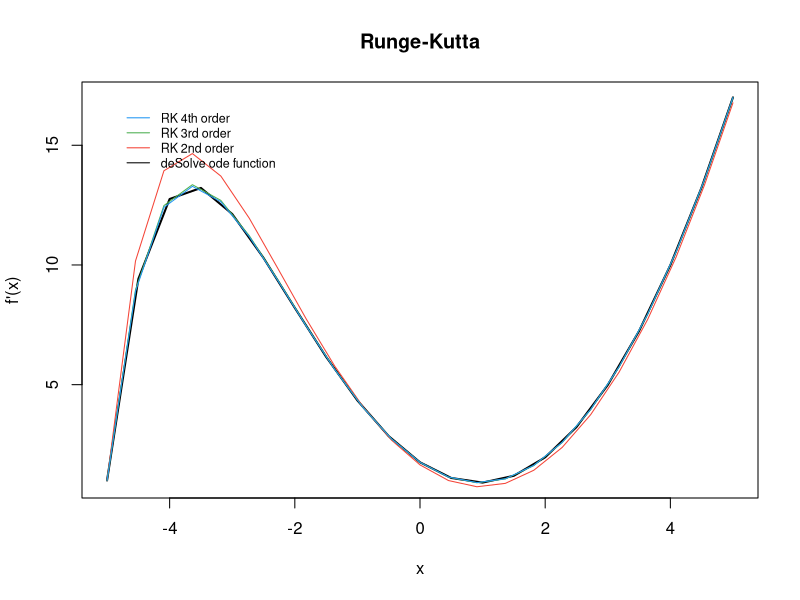
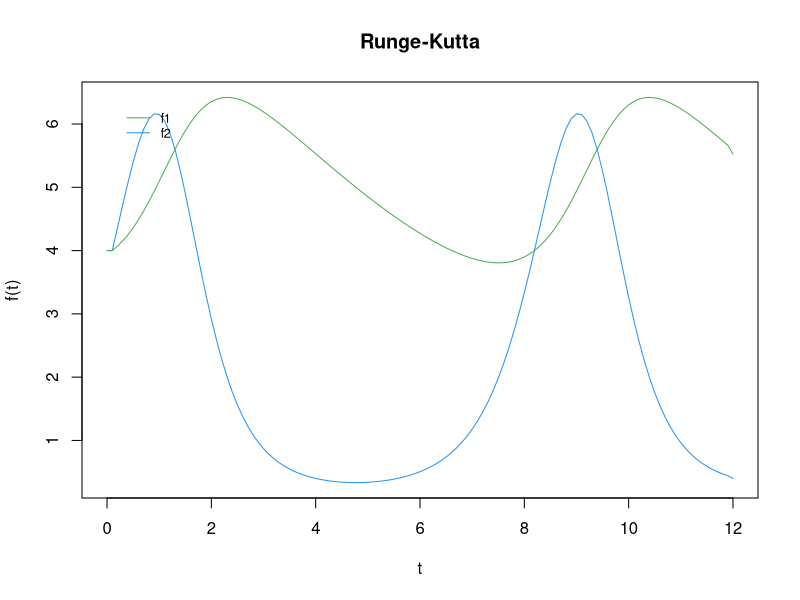
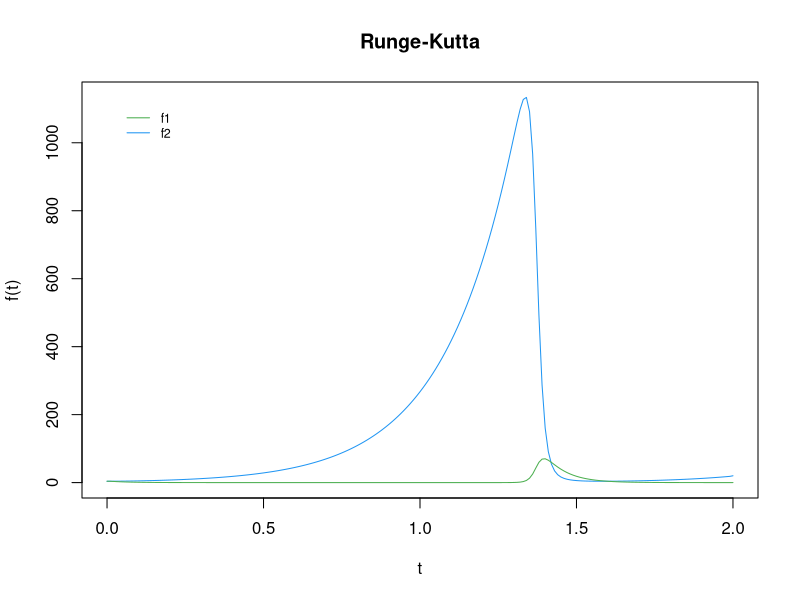
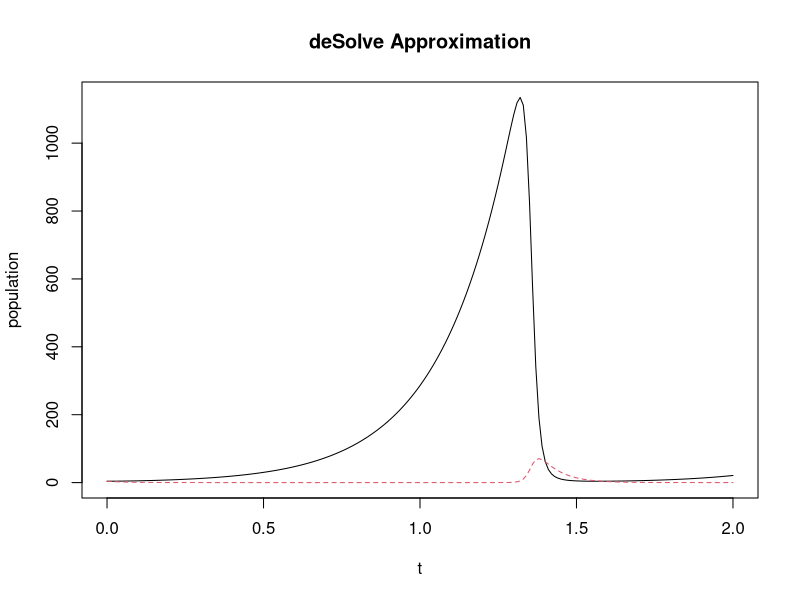
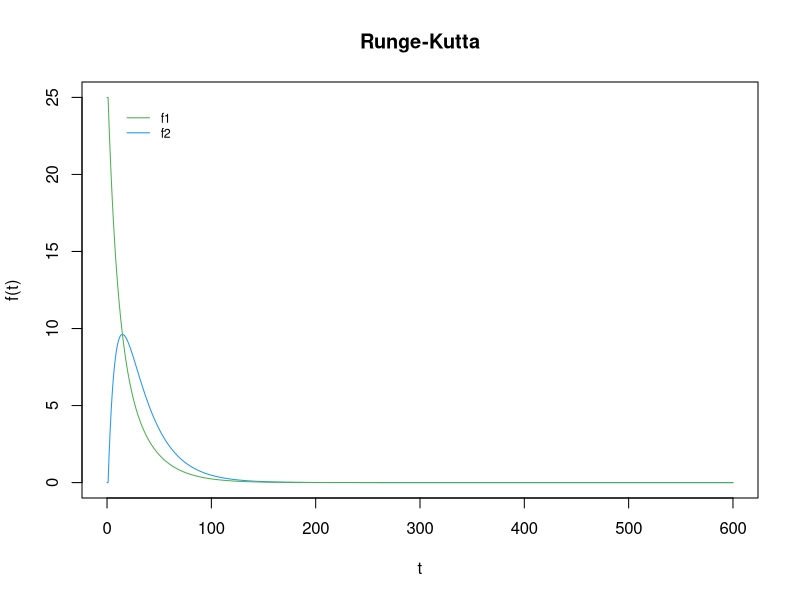
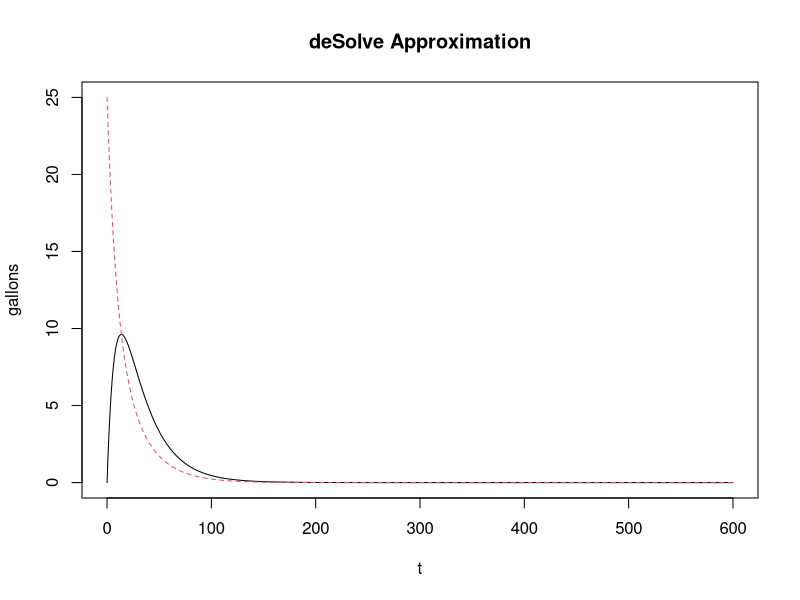

Generate these figures, in order, with R:
#*******************************************************************************
#* AUTHOR(S) :
#*     Bruno Gonzalez Soria          (A01169284)
#*     Antonio Osamu Katagiri Tanaka (A01212611)
#*
#* FILENAME :
#*     MidtermEvaluation.R
#*
#* DESCRIPTION :
#*     Simulations (Ene 19 Gpo 1)
#*     Midterm Evaluation
#*
#* NOTES :
#*     -
#*
#* START DATE :
#*     20 Mar 2019
#*******************************************************************************
################################################################################
# Second section (40 points)
# Algorithm Coding. All algorithms must be coded by yourself. The only libraries accepted for this part are the ones that already come with the R language. Do not use any package that already have the algorithm coded. Also, the code must be commented with the instructions to use your code and at least one function to demonstrate its functionality. It is recommended to do a flow chart to explain the logic of the algorithm.

#-------------------------------------------------------------------------------
#c) Runge-Kutta. The algorithm will receive an ODE, initial values for x and y, the step size and the upper bound. The output will be the plot of the second, third and fourth order RK approximations. To demonstrate the functionality of your code, use the analytical answer of the ODE to compare all the approximations (30 points)

# ----- CLEARING EVERYTHING -----

rm(list = ls(all = TRUE)) # Delete workspace
graphics.off() # Clear plots
cat("\014") # Clear console

# ----- CODE IMPLEMENTATION -----

# Runge-Kutta - 2nd order
rungeKutta2 <- function(funct, x0, y0, x1, n) {
  
  # convert the string-function into an actual function
  f <- function(xx, yy) {
    return(eval(parse(text = funct), envir = list(x = xx, y = yy)))
  }
  
  # create vx and vy to store the RK calculations for each step
  vx <- double(n + 1)
  vy <- double(n + 1)
  vx[1] <- x <- x0
  vy[1] <- y <- y0
  
  # get the step size h
  h <- (x1 - x0) / n
  
  for (i in 1:n) {
    # from http://campus.usal.es/~mpg/Personales/PersonalMAGL/Docencia/MetNumTema4Teo(09-10).pdf
    
    # compute the RK constants k
    k1 <- h * f(x, y)
    k2 <- h * f(x + 0.5 * h, y + 0.5 * k1)
    
    # store the calculated x and y within vx and vy respectively
    # and update x and y
    vx[i + 1] <- x <- x0 + i * h
    vy[i + 1] <- y <- y + (k1 + k2) / 2
  }
  
  # return vx and vy (just in case)
  return(cbind(vx, vy))
}

# -----

# Runge-Kutta - 3rd order
rungeKutta3 <- function(funct, x0, y0, x1, n) {
  
  # convert the string-function into an actual function
  f <- function(xx, yy) {
    return(eval(parse(text = funct), envir = list(x = xx, y = yy)))
  }
  
  # create vx and vy to store the RK calculations for each step
  vx <- double(n + 1)
  vy <- double(n + 1)
  vx[1] <- x <- x0
  vy[1] <- y <- y0
  
  # get the step size h
  h <- (x1 - x0) / n
  
  for (i in 1:n) {
    # from http://campus.usal.es/~mpg/Personales/PersonalMAGL/Docencia/MetNumTema4Teo(09-10).pdf
    
    # compute the RK constants k
    k1 <- h * f(x, y)
    k2 <- h * f(x + 0.5 * h, y + 0.5 * k1)
    k3 <- h * f(x + h, y - k1 + 2 * k2)
    
    # store the calculated x and y within vx and vy respectively
    # and update x and y
    vx[i + 1] <- x <- x0 + i * h
    vy[i + 1] <- y <- y + (k1 + 4 * k2 + k3) / 6
  }
  
  # return vx and vy (just in case)
  return(cbind(vx, vy))
}

# -----

# Runge-Kutta - 4th order
rungeKutta4 <- function(funct, x0, y0, x1, n) {
  
  # convert the string-function into an actual function
  f <- function(xx, yy) {
    return(eval(parse(text = funct), envir = list(x = xx, y = yy)))
  }
  
  # create vx and vy to store the RK calculations for each step
  vx <- double(n + 1)
  vy <- double(n + 1)
  vx[1] <- x <- x0
  vy[1] <- y <- y0
  
  # get the step size h
  h <- (x1 - x0) / n
  
  for (i in 1:n) {
    # from http://campus.usal.es/~mpg/Personales/PersonalMAGL/Docencia/MetNumTema4Teo(09-10).pdf
    
    # compute the RK constants k
    k1 <- h * f(x, y)
    k2 <- h * f(x + 0.5 * h, y + 0.5 * k1)
    k3 <- h * f(x + 0.5 * h, y + 0.5 * k2)
    k4 <- h * f(x + h, y + k3)
    
    # store the calculated x and y within vx and vy respectively
    # and update x and y
    vx[i + 1] <- x <- x0 + i * h
    vy[i + 1] <- y <- y + (k1 + 2 * k2 + 2 * k3 + k4) / 6
  }
  
  # return vx and vy (just in case)
  return(cbind(vx, vy))
}

# -----

library (deSolve)
RKPlot <- function(func, x0, y0, x1, n) {
  # Plot of the second, third and fourth order RK approximations
  #
  # Parameters
  # ----------
  # func : string
  # ODE function of two variabless
  # x0, y0 : numeric
  # initial values
  # x1 : numeric
  # upper bound
  # n : numeric
  # number of steps
  #
  # Returns
  # -------
  # void
  
  # Calculate RK aproxminations
  rk2 = rungeKutta2(func, x0, y0, x1, n) # RK 2nd order
  rk3 = rungeKutta3(func, x0, y0, x1, n) # RK 3rd order
  rk4 = rungeKutta4(func, x0, y0, x1, n) # RK 4th order
  
  # store the RK approxamations in separate variables
  x2 <- rk2[, 1] # RK 2nd order
  y2 <- rk2[, 2]
  
  x3 <- rk3[, 1] # RK 3rd order
  y3 <- rk3[, 2]
  
  x4 <- rk4[, 1] # RK 4th order
  y4 <- rk4[, 2]
  
  # Compute analytical answer of the ODE using deSolve's ode fuction
  # to compare all RK the approximations
  model <- function(x, y, parms) {
    with(as.list(c(y, parms)), {
      dy = eval(parse(text = funct), envir = list(x, y))
      list(dy)
    })
  }
  y <- c(y = init_y)
  parms <- c()
  x <-
    seq(init_x,
        upper_bound,
        length(init_x:upper_bound) / number_of_steps)
  # save deSolve's results
  out <- ode(y, times = x, model, parms)
  
  # Plot deSolve's output
  plot(
    out,
    xlab = "x",
    ylab = "f'(x)",
    type = "l",
    main = ' Runge-Kutta ',
    col = "black",
    lwd = 2
  )
  # Plot RK approximations
  lines(x2, y2, col = "#f44336") # RK 2nd order (red)
  lines(x3, y3, col = "#4caf50") # RK 3rd order (green)
  lines(x4, y4, col = "#2196f3") # RK 4th order (blue)
  
  # add a legent to the plot
  legend(
    'topleft',
    inset = .05,
    legend = c(
      "RK 4th order",
      "RK 3rd order",
      "RK 2nd order",
      "deSolve ode function"
    ),
    col = c('#2196f3', '#4caf50', '#f44336', 'black'),
    lwd = c(1),
    bty = 'n',
    cex = .75
  )
}

# ----- ENTER YOUR INPUT -----

# ODE to be evaluated:
funct = "x^2 - y"
# Enter Y initial Value:
init_y = 1
# Enter X initial Value:
init_x = -5
# Enter Upper bound
upper_bound = 5
# Enter number of steps (the step size is going to be calculated calculated):
number_of_steps = length(init_x:upper_bound) * 2

# ----- VALIDATING RESULTS -----

# Calling the function for the solution:
RKPlot(funct, init_x, init_y, upper_bound, number_of_steps)


#-------------------------------------------------------------------------------
#d) Coupled Runge-Kutta. Modify the fourth order RK algorithm to receive two ODEs. The output will be the plot of both ODEs approximations. (10 points)

# ----- CLEARING EVERYTHING -----

rm(list = ls(all = TRUE)) # Delete workspace
graphics.off() # Clear plots
cat("\014") # Clear console

# ----- CODE IMPLEMENTATION -----

# Runge-Kutta - 4th order - for a 2-equation 1st order system
rungeKutta4_2eq <- function(y0, times, funct, p) {
  
  # create xx and yy to store the RK calculations for each step
  xx <- double(length(times) - 1)
  xx[1] <- xn <- y0[1]
  
  yy <- double(length(times) - 1)
  yy[1] <- yn <- y0[2]
  
  # get the step size h
  h <- (max(times) - min(times)) / length(times)
  i = 2 # start populating the 2nd element of xx and yy. the 1st ones are y0
  
  for (tn in times) {
    # from https://www.calvin.edu/~scofield/courses/m231/materials/rungeKuttaFormulas.pdf
    # and https://math.stackexchange.com/questions/721076/help-with-using-the-runge-kutta-4th-order-method-on-a-system-of-2-first-order-od
    
    # compute the RK constants k and l
    kn1 = funct(tn, xn, yn)[[1]][[1]]
    ln1 = funct(tn, xn, yn)[[1]][[2]]
    
    kn2 = funct(
      tn + h / 2,
      xn + (1 / 2) * kn1 * h,
      yn + (1 / 2) * ln1 * h)[[1]][[1]]
    ln2 = funct(
      tn + h / 2,
      xn + (1 / 2) * kn1 * h,
      yn + (1 / 2) * ln1 * h)[[1]][[2]]
    
    kn3 = funct(
      tn + h / 2,
      xn + (1 / 2) * kn2 * h,
      yn + (1 / 2) * ln2 * h)[[1]][[1]]
    ln3 = funct(
      tn + h / 2,
      xn + (1 / 2) * kn2 * h,
      yn + (1 / 2) * ln2 * h)[[1]][[2]]
    
    kn4 = funct(tn + h, xn + kn3 * h, yn + ln3 * h)[[1]][[1]]
    ln4 = funct(tn + h, xn + kn3 * h, yn + ln3 * h)[[1]][[2]]
    
    # store the calculated xn and yn within xx and yy respectively
    xx[i] = as.numeric(xn)
    yy[i] = as.numeric(yn)
    
    # update xn and yn
    xn <- xn + h * (kn1 + 2 * kn2 + 2 * kn3 + kn4) / 6
    yn <- yn + h * (ln1 + 2 * ln2 + 2 * ln3 + ln4) / 6
    
    # update the index i to avoid overwriting in xx and yy
    i = i + 1
  }
  
  # remove the last element within xx and yy,
  # their length shall match times's length to plot
  xx = xx[-length(times + 1)]
  yy = yy[-length(times + 1)]
  
  # mmin and mmax are the plot y-limits
  mmin = as.numeric(min(xx))
  mmax = as.numeric(max(xx))
  mmin <- if (mmin > min(yy))
    min(yy)
  else
    mmin
  mmax <- if (mmax < max(yy))
    max(yy)
  else
    mmax
  
  # plot xx
  plot(
    times,
    xx,
    xlab = "t",
    ylab = "f(t)",
    type = "l",
    main = ' Runge-Kutta ',
    col = "#2196f3", # (blue)
    lwd = 1,
    ylim = c(mmin, mmax)
    
  )
  # plot yy in the same image
  lines(times, yy, col = "#4caf50") # (green)
  
  # add a legent to the plot
  legend(
    'topleft',
    inset = .05,
    legend = c(
      "f1",
      "f2"
    ),
    col = c('#4caf50','#2196f3'),
    lwd = c(1),
    bty = 'n',
    cex = .75
  )
  
  # return xx and yy (just in case)
  return(cbind(xx, yy))
}

# ----- ENTER YOUR INPUT -----

# ODEs to be evaluated: P -> x ; N -> y ;
myFunction <- function(t, y, p) {
  N <- y[1]
  P <- y[2]
  with(as.list(p), {
    dNdt <- c * N - d * P * N
    dPdt <- -a * P + b * P * N
    return(list(c(dNdt, dPdt)))
  })
}

# ODEs' coefficients:
a <- 0.16
b <- 0.08
c <- 4.5
d <- 0.9

# ODEs' coefficients/parameters:
p <- c(a = a,
       b = b,
       c = c,
       d = d)

# Initial conditions: P -> x ; N -> y ;
y0 <- c(N = 4, P = 4)

# time vector: to define t0, tf, and the step size
times <- seq(0, 12, 0.1) # time unit = months

# ----- VALIDATING RESULTS -----

out <- rungeKutta4_2eq(y0, times, myFunction, p)


################################################################################
# Third Section (60 points)
# Applied Computing. In this section you will use your fourth-order coupled Runge-Kutta algorithm code to solve different problems. Compare your answers with the "ode" function from the "deSolve" R package. Plot your answer vs the deSolve answer. Justify if the problem is stiff or not, the chosen step size, and the time units that the step size represent (seconds, minutes, hours, days, etc).

#-------------------------------------------------------------------------------
# c) Lotka-Volterra equations / predator-prey equations. The following ODEs describe the interaction between foxes and bunnies.
#
# dx/dt = -16x + 0.08xy
# dy/dt = 4.5y - 0.9xy
#
# At the start of the model there are 4 foxes and 4 bunnies. Choose the best step size to model the first 2 years of the ecosystem (30 points)

# P -> x ; N -> y

# ----- ENTER YOUR INPUT -----

# ODEs to be evaluated: P -> x ; N -> y ;
predpreyLV <- function(t, y, p) {
  N <- y[1]
  P <- y[2]
  with(as.list(p), {
    dNdt <- c * N - d * P * N
    dPdt <- -a * P + b * P * N
    return(list(c(dNdt, dPdt)))
  })
}

# ODEs' coefficients:
a <- 16
b <- 0.08
c <- 4.5
d <- 0.9

# ODEs' coefficients/parameters:
p <- c(a = a,
       b = b,
       c = c,
       d = d)

# Initial conditions: P -> x ; N -> y ;
y0 <- c(N = 4, P = 4)

# time vector: to define t0, tf, and the step size
times <- seq(0, 2, 0.01) # time unit = years

# ----- STUDENT RESULTS -----

out <- rungeKutta4_2eq(y0, times, predpreyLV, p)

# ----- deSolve RESULTS -----

library(deSolve)
library(lattice) # to plot using matplot

LV.out <- ode(y = y0, times, predpreyLV, p)
matplot(LV.out[, 1], LV.out[, 2:3], type = "l",main = 'deSolve Approximation', xlab = "t", ylab = "population")

# ----- RESULTS ANALYSIS -----

# This problem is stiff as the differential equations are not numerically stable and must use excesively small steplenghts due to the rapid changes in population that force the entire system to be evaluated with such small steplengths, even in the regions where the curve is smoother. We decided to use the stepsize of 0.01 years (87.66 hours), since this stepsize proved to have a stable response even with larger time inetvals.


#-------------------------------------------------------------------------------
# d) Coupled water tanks. Two water tanks are joined as depicted in the Figure 1. The model that describes the water flow from one tank to the other [gallon/minute] is given by the following ODEs:
#
# dx_1/dt = -(2/25)x_1 + (1/50)x_2
# dx_2/dt =  (2/25)x_1 - (2/25)x_2
#
# Choose the best step size to model the first 60 minutes. Assume that the first tank has 25 gallons and the second tank is empty before the h2 door is opened. (30 points)

# P -> x ; N -> y

# ----- ENTER YOUR INPUT -----

# ODEs to be evaluated: P -> x ; N -> y ;
watertanksLV <- function(t, y, p) {
  N <- y[1]
  P <- y[2]
  with(as.list(p), {
    dNdt <- c * P - d * N
    dPdt <- -a * P + b * N
    return(list(c(dNdt, dPdt)))
  })
}

# ODEs' coefficients:
a <- (2 / 25)
b <- (1 / 50)
c <- (2 / 25)
d <- (2 / 25)

# ODEs' coefficients/parameters:
p <- c(a = a,
       b = b,
       c = c,
       d = d)

# Initial conditions: P -> x ; N -> y ;
y0 <- c(N = 0, P = 25)

# time vector: to define t0, tf, and the step size
times <- seq(0, 600, 1) # time unit = minutes

# ----- STUDENT RESULTS -----

out <- rungeKutta4_2eq(y0, times, watertanksLV, p)

# ----- deSolve RESULTS -----

library(deSolve)
library(lattice) # to plot using matplot

LV.out <- ode(y = y0, times, watertanksLV, p)
matplot(LV.out[, 1], LV.out[, 2:3], type = "l", main = 'deSolve Approximation', xlab = "t", ylab = "gallons")

# ----- RESULTS ANALYSIS -----

# This is not a stiff problem, since the numerical method applied (coupled-RK) has a stable behaviour, well appoximated to the solution and doesn't need to be evaluated with excesively small steplengths in relation to the smoothness of the curve. The behaviour continues to be stable even in larger time intervals. We decided to use the steplength of 0.1 minutes (6 seconds) since it is a comprehensive length and to avoid the bit of noise generated at the beginning of the function when using biger steps. Nonetheless, increasing the time interval to be evaluated allows an increase in steplength with equaly good performance.

#*******************************************************************************
